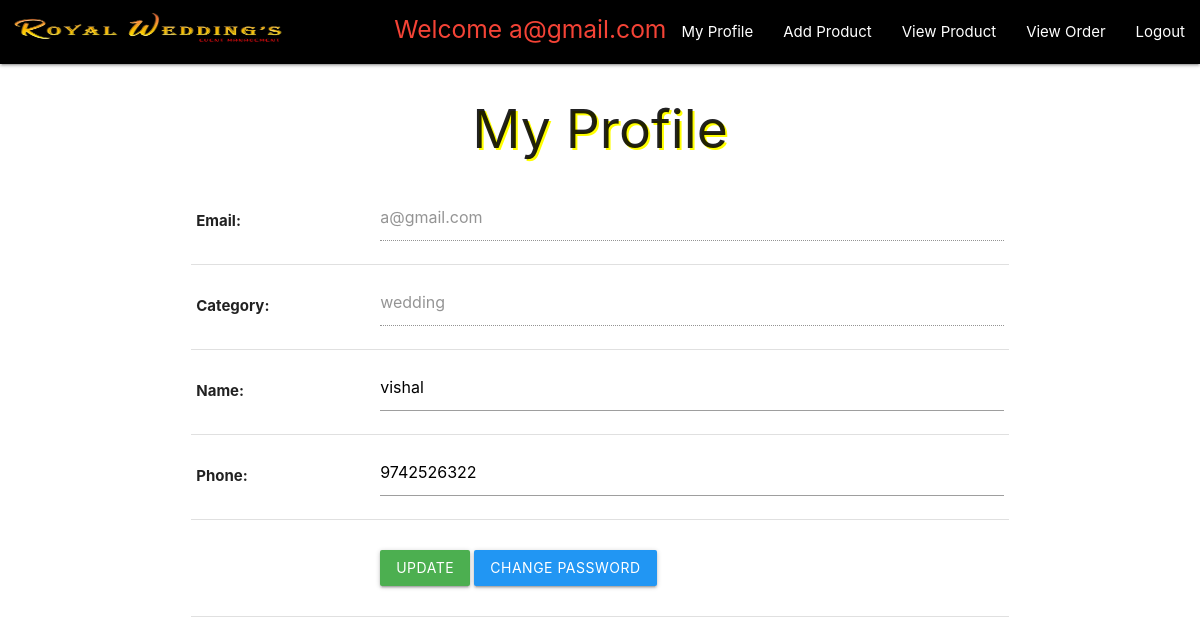
Screenshot of /supplier/about.php (signed in) with the database file from the repository.
### tables this page shows
CREATE TABLE `supplier` (
  `email` varchar(100) NOT NULL,
  `sup_name` varchar(100) NOT NULL,
  `sup_phone` bigint(10) NOT NULL,
  `sup_password` varchar(100) NOT NULL,
  `sup_category` varchar(100) NOT NULL
);

### supplier/about.php (the view, shortened to what this page needs)
<!DOCTYPE html>
<html>
<head>
</head>
<body>
<section class="fnavbar">
	 <?php include "navbar.php"; ?>
</section>
	<h2 class="center-align" style="text-shadow: 2px 2px yellow">My Profile</h2>
	<section id="myform">
		<div class="container">
			<form class="md-form" method="post">
			<div class="row">
				<?php
				$email=$_SESSION['sup_email'];
					$qry="select * from supplier where email='$email'";
					$exc=mysqli_query($conn,$qry);
					while ($row=mysqli_fetch_array($exc)) {
				 ?>
				<div class="col s12 l12 m6">
  							<table class="table">
  								<tr>
  									<th>Email:</th>
  									<td><input type="text" name="email" value="<?php echo $row['email']; ?>" disabled></td>
  								</tr>
  								<tr>
  									<th> Category:</th>
  									<td><input type="text" name="sup_category" value="<?php echo $row['sup_category']; ?>" disabled></td>
  								</tr>
  								<tr>
  									<th>Name:</th>
  									<td><input type="text" name="name" value="<?php echo $row['sup_name']; ?>"></td>
  								</tr>
  								<tr>
  									<th>Phone:</th>
  									<td><input type="text" name="sup_phone" value="<?php echo $row['sup_phone']; ?>"></td>
  								</tr>
  								<tr>
  									<td></td>
  									<td>
  										<div class="input-field ">
        									<button class="btn waves-effect waves-light green offset-l4" type="submit" name="update">Update</button>
        									<a href="#" onclick="toggleModal();" class="btn waves-effect waves-light blue">Change Password</a>
										</div>
  									</td>
  								</tr>
  							</table>
			<?php } ?>
				</div>
			</div>
			</form>
		</div>
	</section>
</body>
</html>

### rows the page displays
supplier: email "a@gmail.com", sup_category "wedding", name "vishal", sup_phone "9742526322"

### other values shown
$_SESSION['sup_email'] "a@gmail.com"
